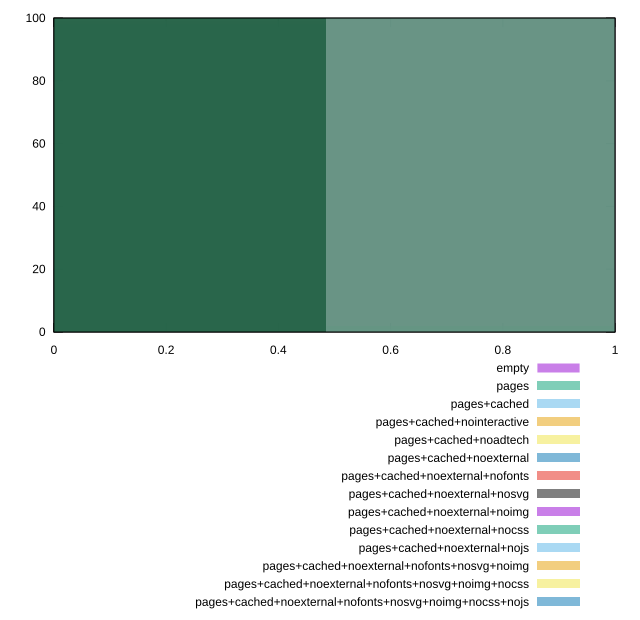

The gnuplot source for this figure:
reset
set terminal svg size 640, 620 enhanced background rgb 'white'
set output "report_00007_2020-12-11T15:55:29.892Z/uses-webp-images/comparison/histogram/all_score.svg"

$empty <<EOF
0.9707341789204328 100
EOF

$pages <<EOF
0.9707341789204328 2
0 98
EOF

$pagesCached <<EOF
0.9707341789204328 1
0 99
EOF

$pagesCachedNointeractive <<EOF
0 100
EOF

$pagesCachedNoadtech <<EOF
0 100
EOF

$pagesCachedNoexternal <<EOF
0 100
EOF

$pagesCachedNoexternalNofonts <<EOF
0 100
EOF

$pagesCachedNoexternalNosvg <<EOF
0 100
EOF

$pagesCachedNoexternalNoimg <<EOF
0.9707341789204328 100
EOF

$pagesCachedNoexternalNocss <<EOF
0 100
EOF

$pagesCachedNoexternalNojs <<EOF
0.9707341789204328 100
EOF

$pagesCachedNoexternalNofontsNosvgNoimg <<EOF
0.9707341789204328 100
EOF

$pagesCachedNoexternalNofontsNosvgNoimgNocss <<EOF
0.9707341789204328 100
EOF

$pagesCachedNoexternalNofontsNosvgNoimgNocssNojs <<EOF
0.9707341789204328 100
EOF

set key outside below
set boxwidth 0.9707341789204328
set yrange [0:100]
set style fill transparent solid 0.5 noborder

plot \
  $empty title "empty" with boxes, \
  $pages title "pages" with boxes, \
  $pagesCached title "pages+cached" with boxes, \
  $pagesCachedNointeractive title "pages+cached+nointeractive" with boxes, \
  $pagesCachedNoadtech title "pages+cached+noadtech" with boxes, \
  $pagesCachedNoexternal title "pages+cached+noexternal" with boxes, \
  $pagesCachedNoexternalNofonts title "pages+cached+noexternal+nofonts" with boxes, \
  $pagesCachedNoexternalNosvg title "pages+cached+noexternal+nosvg" with boxes, \
  $pagesCachedNoexternalNoimg title "pages+cached+noexternal+noimg" with boxes, \
  $pagesCachedNoexternalNocss title "pages+cached+noexternal+nocss" with boxes, \
  $pagesCachedNoexternalNojs title "pages+cached+noexternal+nojs" with boxes, \
  $pagesCachedNoexternalNofontsNosvgNoimg title "pages+cached+noexternal+nofonts+nosvg+noimg" with boxes, \
  $pagesCachedNoexternalNofontsNosvgNoimgNocss title "pages+cached+noexternal+nofonts+nosvg+noimg+nocss" with boxes, \
  $pagesCachedNoexternalNofontsNosvgNoimgNocssNojs title "pages+cached+noexternal+nofonts+nosvg+noimg+nocss+nojs" with boxes, \


reset
